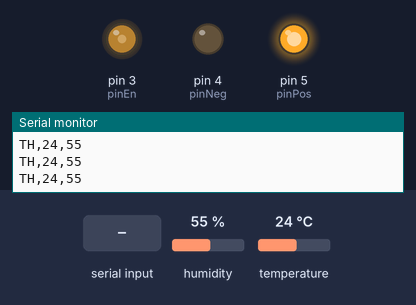
Recording of a sketch running on a simulated Arduino Uno, built with avr-gcc and run on an emulated ATmega328P. Shown: output pins drawn as LEDs (lit = HIGH), the last lines printed to the serial monitor. The test bench sets the inputs (shaded band); at power-on: humidity 55 %, temperature 24 °C.

Above: at 1.4 s.
1.5 s: "PWM,1\n" received over Serial
At 3.0 s:
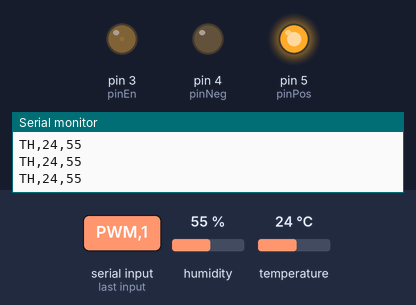
3.3 s: "PWM,150\n" received over Serial
At 4.1 s:
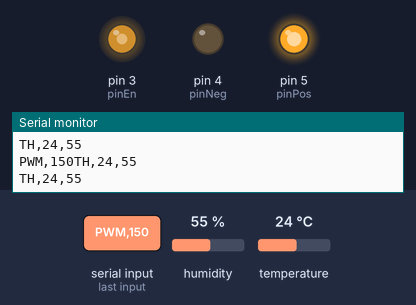
Timing chart, 0 to 6.3 s (numbered marks = the images above; inputs shaded):
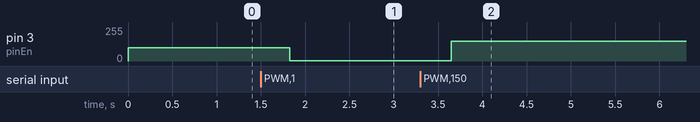

Measured:
- after the input at 1.5 s, pin 3 (pinEn): 100/255 → 1/255 after 0.33 s
- after the input at 3.3 s, pin 3 (pinEn): 1/255 → 150/255 after 0.35 s

The sketch:

DEV2.ino
```cpp
#include <DHT.h>
#define DHTTYPE DHT11

String sCommand = "", sStart, sTmp;
int pinDht = 2, ret;
char buf[30], pwmSpeedBuf[30], cTemp;
int pinPos = 5, pinNeg = 4, pinEn = 3;
int pwmSpeed = 100;
int receiveFlag = 0;

DHT dht(pinDht, DHTTYPE);

void setup() {
  Serial.begin(115200);
  pinMode(pinPos, OUTPUT); pinMode(pinNeg, OUTPUT); pinMode(pinEn, OUTPUT); // PWM핀 초기화
  digitalWrite(pinPos, HIGH);
  digitalWrite(pinNeg, LOW);
  analogWrite(pinEn, pwmSpeed);
  dht.begin();
}

void loop() {
  delay(300);
  float fTemp = dht.readTemperature();
  float fHumi = dht.readHumidity();

  if (isnan(fTemp) || isnan(fHumi)) {
    Serial.println("Failed to read from DHT sensor!");
    return;
  }

  if(receiveFlag) { // DEV1에서 전달한 PWM 값 분석
    sStart = "", sTmp = "";
    ret = sCommand.indexOf(',');
    if(ret != -1) {
      sTmp = sCommand.substring(0, ret);
      sCommand = sCommand.substring(ret+1, sCommand.length());
      if(sTmp == "PWM") {
          ret = sCommand.indexOf(',');
          sTmp = sCommand.substring(0, ret);
          sTmp.toCharArray(pwmSpeedBuf, 30);
          pwmSpeed = atoi(pwmSpeedBuf);
          analogWrite(pinEn, pwmSpeed);
      }
    }

    receiveFlag = 0;
    sCommand = "";
  }

  // 300ms 동안 온습도 값을 DEV3에 전달
  String msg1 = "TH,";
  msg1 += (int)fTemp;
  msg1 += ",";
  msg1 += (int)fHumi;
  msg1 += "\n";
  msg1.toCharArray(buf, 30);
  Serial.write(buf);
}

void serialEvent(void)
{
  while(Serial.available()) // DEV1에서 데이터가 왔다면
  {
     cTemp = Serial.read();
     if(cTemp == '\n') {  // 개행까지 받는다
        receiveFlag = 1;
        sCommand.toCharArray(buf, 30);
        Serial.write(buf);
        return;
     }
     sCommand += cTemp;
  }
}
```
